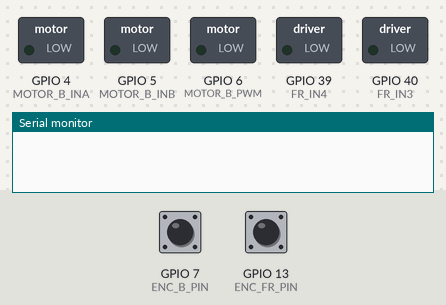
Bench run of a sketch on a simulated ESP32-S3. Parts: switched loads named in the sketch (green lamp = pin HIGH), the last lines printed to the serial monitor. The test bench sets the inputs (shaded band); at power-on: GPIO 7 (ENC_B_PIN) HIGH, GPIO 13 (ENC_FR_PIN) HIGH.

Above: at 0.0 s.
At 1.1 s:
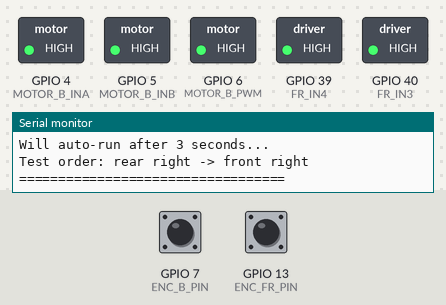
At 4.2 s:
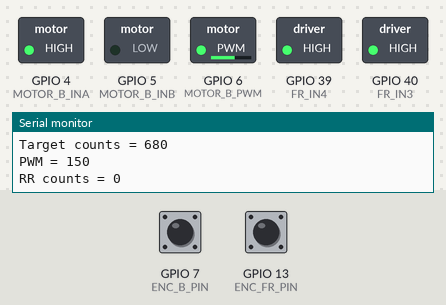
At 13.3 s:
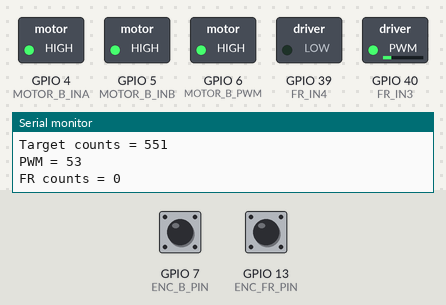
Timing chart, 0 to 22.7 s (numbered marks = the images above):
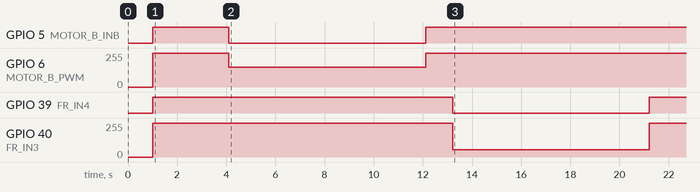

Measured:
- by itself, GPIO 5 (MOTOR_B_INB): HIGH → LOW at 4.1 s, → HIGH 8.0 s later
- by itself, GPIO 6 (MOTOR_B_PWM): 255/255 → 149/255 at 4.1 s, → 255/255 8.0 s later
- by itself, GPIO 39 (FR_IN4): HIGH → LOW at 13.2 s, → HIGH 8.0 s later
- by itself, GPIO 40 (FR_IN3): 255/255 → 53/255 at 13.2 s, → 255/255 8.0 s later

The sketch:

speed_calibration_test.ino
```cpp
#include <Arduino.h>

// ============================================================
// STAIR auto one-cycle timing test
// Auto-runs once after reset:
//
// 1) Rear Right one cycle
// 2) wait 1 second
// 3) Front Right one cycle
// 4) print summary
// ============================================================

// ---------------- Rear right motor pins ----------------
#define MOTOR_B_INA   4
#define MOTOR_B_INB   5
#define MOTOR_B_PWM   6

// ---------------- Rear right encoder pin ----------------
#define ENC_B_PIN     7

// ---------------- Front right motor pins ----------------
// Kept same as your recent walking code:
//   PWM on GPIO40, GPIO39 LOW
#define FR_IN3        40
#define FR_IN4        39

// ---------------- Front right encoder pin ----------------
#define ENC_FR_PIN    13

// ---------------- Counts from your walking code ----------------
const long REAR_RIGHT_COUNTS_PER_CYCLE  = 680;
const long FRONT_RIGHT_COUNTS_PER_CYCLE = 551;

// ---------------- Test PWM ----------------
const int REAR_RIGHT_TEST_PWM  = 150;
const int FRONT_RIGHT_TEST_PWM = 53;

const unsigned long TIMEOUT_MS = 8000;

// ---------------- Encoder counts ----------------
volatile long encCountB  = 0;
volatile long encCountFR = 0;

bool testDone = false;

// ============================================================
// ISR
// ============================================================
void IRAM_ATTR encoderB_ISR() {
  encCountB++;
}

void IRAM_ATTR encoderFR_ISR() {
  encCountFR++;
}

// ============================================================
// Motor control
// ============================================================
void rearRightForward(uint8_t speed) {
  digitalWrite(MOTOR_B_INA, HIGH);
  digitalWrite(MOTOR_B_INB, LOW);
  ledcWrite(MOTOR_B_PWM, speed);
}

void rearRightStop() {
  digitalWrite(MOTOR_B_INA, HIGH);
  digitalWrite(MOTOR_B_INB, HIGH);
  ledcWrite(MOTOR_B_PWM, 255);   // active brake
}

void frontRightForward(uint8_t speed) {
  ledcWrite(FR_IN3, speed);
  digitalWrite(FR_IN4, LOW);
}

void frontRightBrake() {
  ledcWrite(FR_IN3, 255);
  digitalWrite(FR_IN4, HIGH);
}

void holdAllStopped() {
  rearRightStop();
  frontRightBrake();
}

// ============================================================
// Tests
// ============================================================
bool runRearRightOneCycle(unsigned long &elapsedMs) {
  encCountB = 0;
  delay(100);

  Serial.println();
  Serial.println("---- REAR RIGHT TEST START ----");
  Serial.print("Target counts = ");
  Serial.println(REAR_RIGHT_COUNTS_PER_CYCLE);
  Serial.print("PWM = ");
  Serial.println(REAR_RIGHT_TEST_PWM);

  unsigned long startTime = millis();
  unsigned long lastPrint = 0;

  rearRightForward(REAR_RIGHT_TEST_PWM);

  while (encCountB < REAR_RIGHT_COUNTS_PER_CYCLE) {
    if (millis() - startTime > TIMEOUT_MS) {
      rearRightStop();
      elapsedMs = millis() - startTime;

      Serial.println("REAR RIGHT TIMEOUT");
      Serial.print("Counts reached = ");
      Serial.println(encCountB);
      Serial.print("Elapsed time = ");
      Serial.print(elapsedMs);
      Serial.println(" ms");
      return false;
    }

    if (millis() - lastPrint >= 100) {
      lastPrint = millis();
      Serial.print("RR counts = ");
      Serial.println(encCountB);
    }
  }

  rearRightStop();
  elapsedMs = millis() - startTime;
  delay(300);

  Serial.println("REAR RIGHT COMPLETE");
  Serial.print("Final counts = ");
  Serial.println(encCountB);
  Serial.print("Elapsed time = ");
  Serial.print(elapsedMs);
  Serial.println(" ms");

  return true;
}

bool runFrontRightOneCycle(unsigned long &elapsedMs) {
  encCountFR = 0;
  delay(100);

  Serial.println();
  Serial.println("---- FRONT RIGHT TEST START ----");
  Serial.print("Target counts = ");
  Serial.println(FRONT_RIGHT_COUNTS_PER_CYCLE);
  Serial.print("PWM = ");
  Serial.println(FRONT_RIGHT_TEST_PWM);

  unsigned long startTime = millis();
  unsigned long lastPrint = 0;

  frontRightForward(FRONT_RIGHT_TEST_PWM);

  while (encCountFR < FRONT_RIGHT_COUNTS_PER_CYCLE) {
    if (millis() - startTime > TIMEOUT_MS) {
      frontRightBrake();
      elapsedMs = millis() - startTime;

      Serial.println("FRONT RIGHT TIMEOUT");
      Serial.print("Counts reached = ");
      Serial.println(encCountFR);
      Serial.print("Elapsed time = ");
      Serial.print(elapsedMs);
      Serial.println(" ms");
      return false;
    }

    if (millis() - lastPrint >= 100) {
      lastPrint = millis();
      Serial.print("FR counts = ");
      Serial.println(encCountFR);
    }
  }

  frontRightBrake();
  elapsedMs = millis() - startTime;
  delay(300);

  Serial.println("FRONT RIGHT COMPLETE");
  Serial.print("Final counts = ");
  Serial.println(encCountFR);
  Serial.print("Elapsed time = ");
  Serial.print(elapsedMs);
  Serial.println(" ms");

  return true;
}

// ============================================================
// Setup
// ============================================================
void setup() {
  Serial.begin(115200);
  delay(1000);

  Serial.println();
  Serial.println("===== STAIR AUTO TIMING TEST =====");
  Serial.println("Will auto-run after 3 seconds...");
  Serial.println("Test order: rear right -> front right");
  Serial.println("==================================");

  pinMode(MOTOR_B_INA, OUTPUT);
  pinMode(MOTOR_B_INB, OUTPUT);

  pinMode(FR_IN3, OUTPUT);
  pinMode(FR_IN4, OUTPUT);

  ledcAttach(MOTOR_B_PWM, 20000, 8);
  ledcAttach(FR_IN3, 20000, 8);

  pinMode(ENC_B_PIN, INPUT);
  pinMode(ENC_FR_PIN, INPUT);

  attachInterrupt(digitalPinToInterrupt(ENC_B_PIN), encoderB_ISR, CHANGE);
  attachInterrupt(digitalPinToInterrupt(ENC_FR_PIN), encoderFR_ISR, CHANGE);

  holdAllStopped();
}

// ============================================================
// Loop
// ============================================================
void loop() {
  if (testDone) {
    delay(1000);
    return;
  }

  delay(3000);

  unsigned long tRear = 0;
  unsigned long tFront = 0;

  bool okRear = runRearRightOneCycle(tRear);

  delay(1000);

  bool okFront = runFrontRightOneCycle(tFront);

  Serial.println();
  Serial.println("========== SUMMARY ==========");

  Serial.print("Rear Right: ");
  if (okRear) {
    Serial.print(tRear);
    Serial.println(" ms");
  } else {
    Serial.println("FAILED / TIMEOUT");
  }

  Serial.print("Front Right: ");
  if (okFront) {
    Serial.print(tFront);
    Serial.println(" ms");
  } else {
    Serial.println("FAILED / TIMEOUT");
  }

  if (okRear && okFront) {
    long diff = (long)tRear - (long)tFront;
    Serial.print("Time difference = ");
    Serial.print(diff);
    Serial.println(" ms");

    if (diff > 0) {
      Serial.println("Rear right is slower.");
    } else if (diff < 0) {
      Serial.println("Front right is slower.");
    } else {
      Serial.println("They are matched.");
    }
  }

  Serial.println("=============================");
  holdAllStopped();
  testDone = true;
}
```
